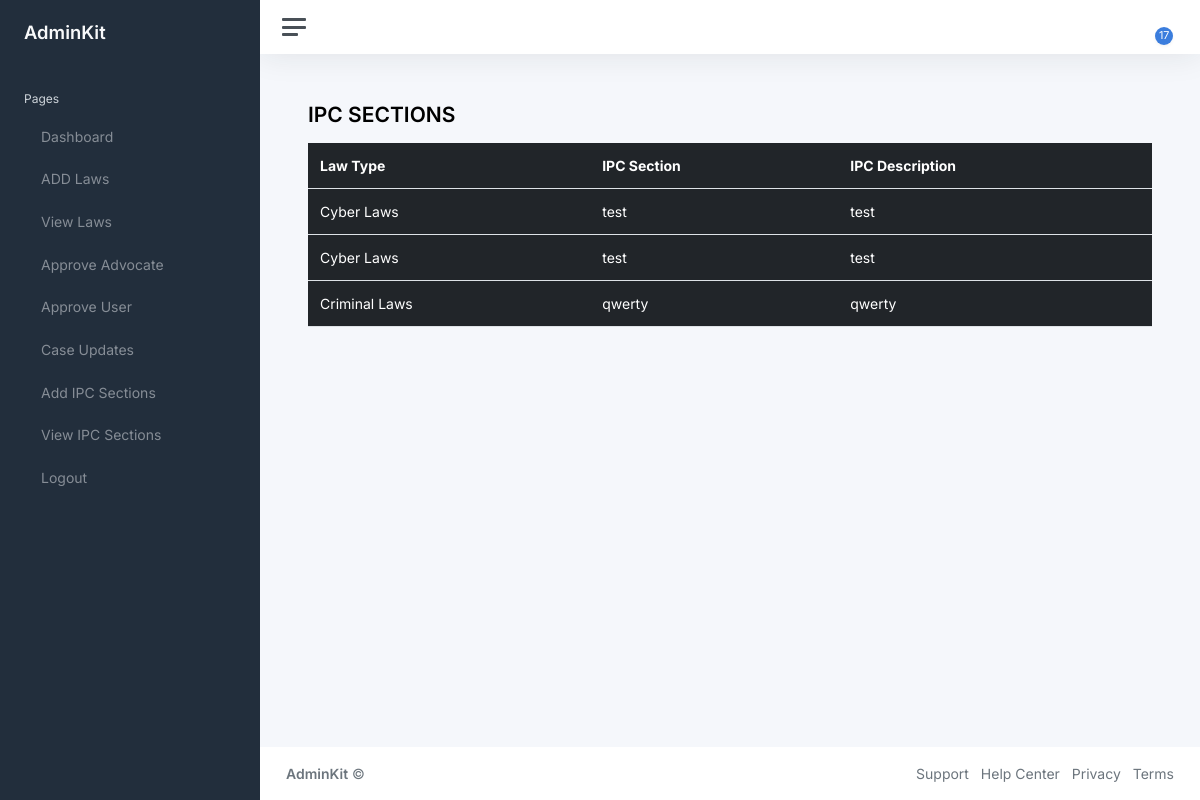
Screenshot of /viewipcsections with the database file from the repository.
### Admin_app/models.py (models this page shows)
class IPCSections(models.Model):
    type = models.ForeignKey(Law,on_delete=CASCADE,null=True,blank=False)
    ipcsection = models.CharField(max_length=20)
    ipcdescription = models.CharField(max_length=100)

class Law(models.Model):
    type = models.CharField(max_length=20)
    def __str__(self):
        return self.type

### Admin_app/views.py (the view)
# urls.py: path('viewipcsections',views.viewipcsections, name='viewipcsections'),
def viewipcsections(request):
    data = IPCSections.objects.all()
    print(data)
    count = Advocatedb.objects.filter(status=0).count()
    print(count)
    countaccptcase = BookAdvocatedb.objects.filter(status__in=[0,1,2,3,4]).count()
    countuser = Userdb.objects.filter(status=0).count()
    countnoti = count+countaccptcase+countuser
    return render (request,'viewipcsections.html',{'data':data,'count':count, 'countuser':countuser, 'countaccptcase':countaccptcase, 'countnoti':countnoti})

### Admin_app/templates/viewipcsections.html (shortened to what this page needs)
{% extends 'Adminindex.html' %}
{% block content %}
<main class="content">
    <div class="container-fluid p-0">
        <h1 class="h3 mb-3"><strong>IPC SECTIONS</strong> </h1>
            <table class="table table-dark">
                <thead>
                        <th scope="col">Law Type</th>
                        <th scope="col">IPC Section</th>
                        <th scope="col">IPC Description</th>
                </thead>
                <tbody>
                    {% for i in data %}
                    <tr>
                        <td>{{i.type}}</td>
                        <td>{{i.ipcsection}}</td>
                        <td>{{i.ipcdescription}}</td>
                    </tr>
                    {% endfor%}
                </tbody>
            </table>
    </div>
</main>
{% endblock %}

### rows the page displays
IPCSections: type "Cyber Laws", ipcsection "test", ipcdescription "test"
IPCSections: type "Cyber Laws", ipcsection "test", ipcdescription "test"
IPCSections: type "Criminal Laws", ipcsection "qwerty", ipcdescription "qwerty"

### other values shown
{{ countnoti }} "17"
